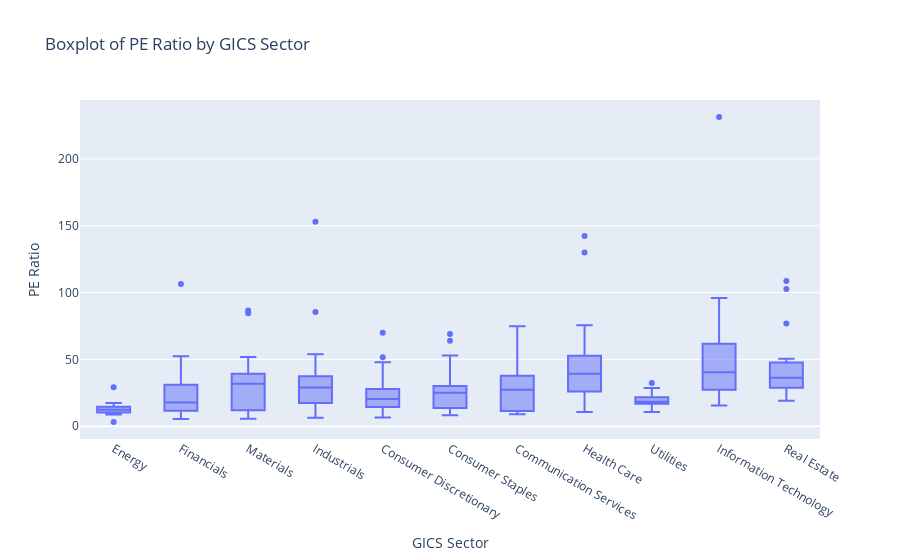

This figure's notebook cell:
### Code cell
selected_columns = ['ticker_info.security', 'ticker_summary.pe_ratio', 'ticker_summary.market_cap', 'ticker_info.gics_sub_industry', 'ticker_info.gics_sector']
df1 = df[selected_columns].sort_values('ticker_summary.pe_ratio')
fig = px.box(df1, x='ticker_info.gics_sector', y='ticker_summary.pe_ratio',
             title='Boxplot of PE Ratio by GICS Sector',
             labels={'ticker_info.gics_sector': 'GICS Sector', 'ticker_summary.pe_ratio': 'PE Ratio'})
fig.update_layout(
    xaxis_title='GICS Sector',
    yaxis_title='PE Ratio',
    title='Boxplot of PE Ratio by GICS Sector'
)
fig.show()

### Figure 1 — Plotly figure (JSON) as saved in the notebook; plotly's stock layout.template omitted (floating-point values rounded to 4 significant figures; data arrays with more than 128 entries replaced by an {"elided": "..."} marker saying what was removed)
{"data": [{"alignmentgroup": "True", "hovertemplate": "GICS Sector=%{x}<br>PE Ratio=%{y}<extra></extra>", "legendgroup": "", "marker": {"color": "#636efa"}, "name": "", "notched": false, "offsetgroup": "", "orientation": "v", "showlegend": false, "type": "box", "x": {"elided": "503 str values"}, "x0": " ", "xaxis": "x", "y": {"elided": "503 float values"}, "y0": " ", "yaxis": "y"}], "layout": {"boxmode": "group", "legend": {"tracegroupgap": 0}, "title": {"text": "Boxplot of PE Ratio by GICS Sector"}, "xaxis": {"anchor": "y", "domain": [0, 1], "title": {"text": "GICS Sector"}}, "yaxis": {"anchor": "x", "domain": [0, 1], "title": {"text": "PE Ratio"}}}}
